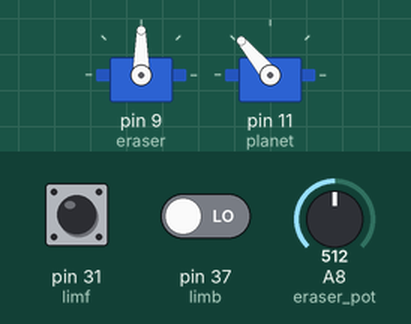
Recording of a sketch running on a simulated Arduino Mega 2560, built with avr-gcc and run on an emulated ATmega2560. Shown: 2 × servo. The test bench sets the inputs (shaded band); at power-on: pin 37 (limb) LOW, A8 (eraser_pot) = 512, pin 31 (limf) HIGH.

Above: at 1.2 s.
1.3 s: pin 37 (limb) driven HIGH
At 1.8 s:
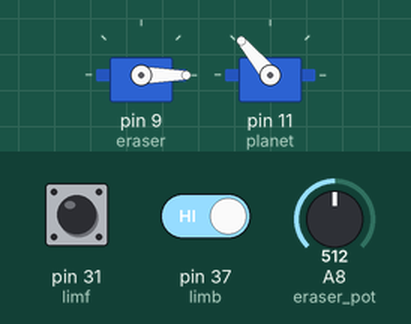
2.8 s: A8 (eraser_pot) set to 487
At 4.0 s:
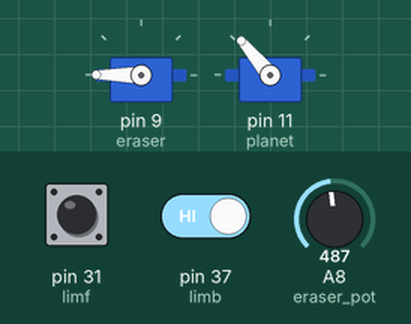
4.3 s: A8 (eraser_pot) set to 511
At 5.3 s:
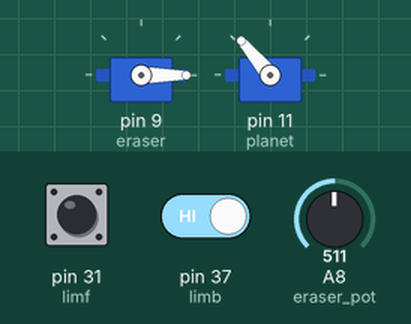
5.8 s: A8 (eraser_pot) set to 306
At 6.5 s:
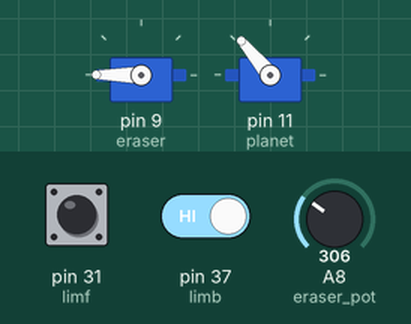
Timing chart, 0 to 8.3 s (numbered marks = the images above; inputs shaded):
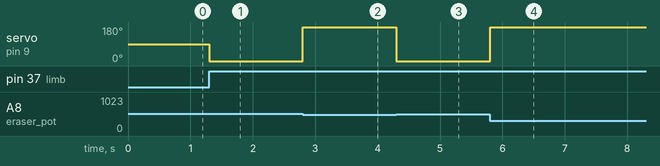

The sketch:

demo_driver.ino
```cpp
/* Jacob Zizmor
 * Group 1
 * Tiny Hippo
 *
 * RBE 2002
 * D02 '14
 *
 * Demo Driver Program
*/

#include "Servo.h"
#include <pot_to_force.ino>
#include <pot_to_pos.ino>

int eraser_pot = A8;
int eKp = 125;
int eKd = 1000;
int magnitude = 0;
int k = 200;
int eIa = 0;
int eIb = 994;
int eXa = 0;
int eXb = 1;
Servo eraser;
Servo planet;
int eraser_force = 1;
int limf = 31;
int limb = 37;


void setup() {
  eraser.attach(9,1000,2000);
  planet.attach(11,1000,2000);
}

void loop() {
  planet.write(130);
  if ((digitalRead(limf) == 0) || (digitalRead(limb) == 0)) {
    eraser.write(90);
  }
  else {
    int cur = (int)pot_to_force(k, eIa, eIb, eXa, eXb, analogRead(eraser_pot));
    int err = eraser_force-cur;
    int mag = eKp*err;

    if (cur < eraser_force) {
      mag = 180-mag;
    }
    eraser.write(mag);
  }
}
```

pot_to_force.ino
```cpp
/* Jacob Zizmor
 * Group 1
 * Tiny Hippo
 *
 * RBE 2002
 * D02 '14
 *
 * Potentiometer Input to Force
 */
#include <pot_to_pos.ino>
int pot_zero = 146;				// equilbrium position of the spring

// this function converts a potentiometer input to it's force value
// inputs:
// k is the spring constant
// ia is the analog input at position a
// ib is the analog input at position b
// xa is the position at a
// xb is the position at b
// val is the value to change to a force
// outputs: float value equal to the force
float pot_to_force(int k, int ia, int ib, int xa, int xb, int val) {
  float del_x = abs(pot_zero-pot_to_pos(ia, ib, xa, xb, val));  		// displacement
  // pot_zero is the equilibrium position
  return k*del_x;      // F=k*x
}
```

pot_to_pos.ino
```cpp
/* Jacob Zizmor
 * Group 1
 * Tiny Hippo
 *
 * RBE 2002
 * D02 '14
 *
 * Potentiometer Input to Position
 */
float ans;

// This function converts a pot input to its position
// inputs:
//	ia = the analog reading at point a
//	ib = the analog reading at point b
//	xa = the position at point a
//	xb = the position at point b
//	val = the value of to change to position
// output: the position at the current state
float pot_to_pos(int ia, int ib, int xa, int xb, int val) {
  int del_i = abs(ib-ia);	// the change in input readings
  int del_x = abs(xb-xa);	// the change in position

  float slope = ((float)del_x)/((float)del_i);	// the slope of the line
  // in the form mx+b
  // using known values of the pot can be used
  // to make a formula relating an input
  // to the position
  // because there is no software offset,
  // b == 0
  return slope*val;
}
```

Measured:
- the behaviour switches between 502 and 501 on A8 (eraser_pot) (found by bisection; images 1 and 2)
- after the input at 1.3 s, servo on pin 9 (eraser): 90° → 0° at once
- after the input at 2.8 s, servo on pin 9 (eraser): 0° → 180° at once
- after the input at 4.3 s, servo on pin 9 (eraser): 180° → 0° at once
- after the input at 5.8 s, servo on pin 9 (eraser): 0° → 180° at once
